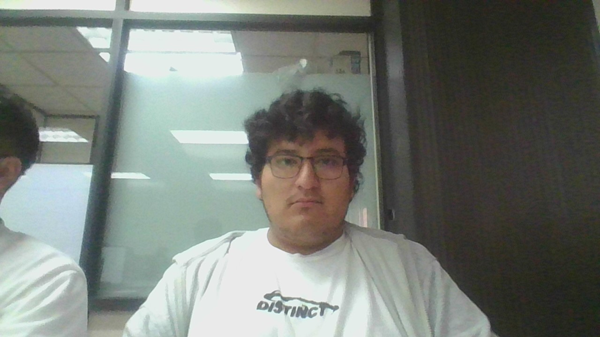
%> input picture TRABAJO EN CLASE/TRABAJOS PRIMEROS/0.bmp, 600 x 337 px
$ octave sistemas20feb.m   (GNU Octave 9; MATLAB toolbox functions it lacks are replaced by stand-ins)
%> lines starting %> are read from the running program, lines starting %| are printed output that depends on the picture
%20/02/2025
%Sistema CMY

clc
close all
clear

IMA=imread("0.bmp");
%> IMA is the input picture: size 337x600x3 uint8; mean R, G, B 120.1, 125.6, 119.5

C=255-IMA(:,:,1);
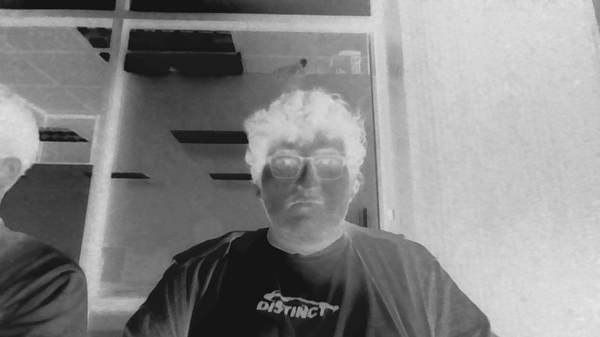
%> C: size 337x600 uint8; min 13, max 234, mean 134.9
M=255-IMA(:,:,2);
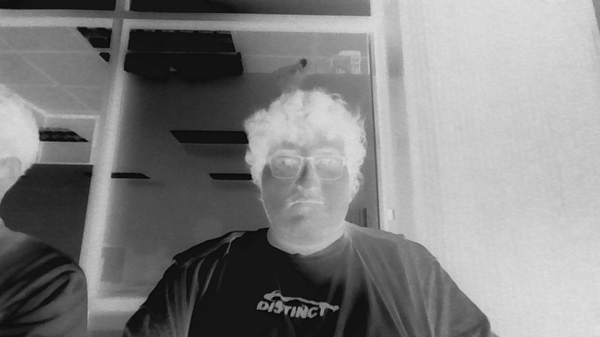
%> M: size 337x600 uint8; min 5, max 226, mean 129.4
Y=255-IMA(:,:,3);

% figure,imshow(C)
% figure,imshow(M)
% figure,imshow(Y)
%
% IMA2(:,:,1)=C;
% IMA2(:,:,2)=M;
% IMA2(:,:,3)=Y;

K=uint8(zeros(size(C)));
W=uint8(255*ones(size(C)));

IMA3(:,:,1)=C;
IMA3(:,:,2)=W;
IMA3(:,:,3)=W;
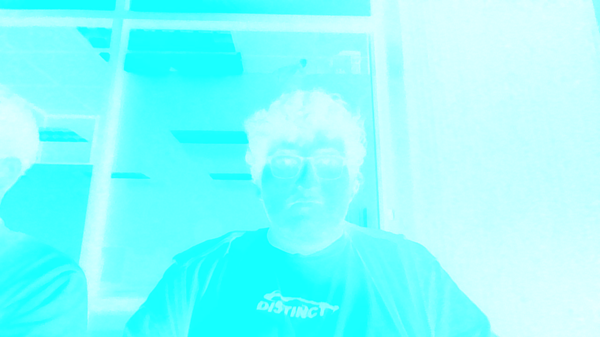
%> IMA3: size 337x600x3 uint8; mean R, G, B 134.9, 255, 255

IMA4(:,:,1)=W;
%> IMA4: size 337x600 uint8; every value is 255
IMA4(:,:,2)=M;
IMA4(:,:,3)=W;
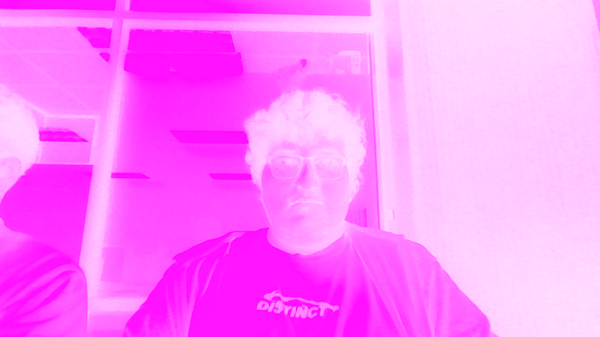
%> IMA4: size 337x600x3 uint8; mean R, G, B 255, 129.4, 255

IMA5(:,:,1)=W;
IMA5(:,:,2)=W;
IMA5(:,:,3)=Y;
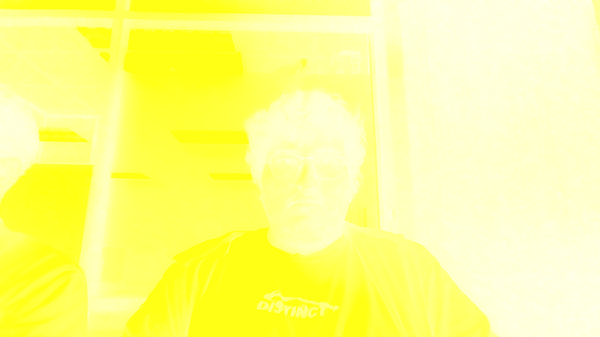
%> IMA5: size 337x600x3 uint8; mean R, G, B 255, 255, 135.5

figure,imshow(IMA3)
figure,imshow(IMA4)
figure,imshow(IMA5)

$ run again, with TRABAJO EN CLASE/TRABAJOS PRIMEROS/1.bmp copied over TRABAJO EN CLASE/TRABAJOS PRIMEROS/0.bmp
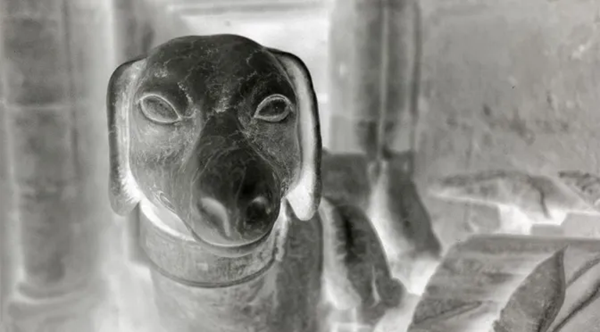
%> input picture TRABAJO EN CLASE/TRABAJOS PRIMEROS/1.bmp, 600 x 332 px
%> IMA is the input picture: size 332x600x3 uint8; mean R, G, B 141.3, 140.6, 136.1
%> `IMA4(:,:,3)=W;`:
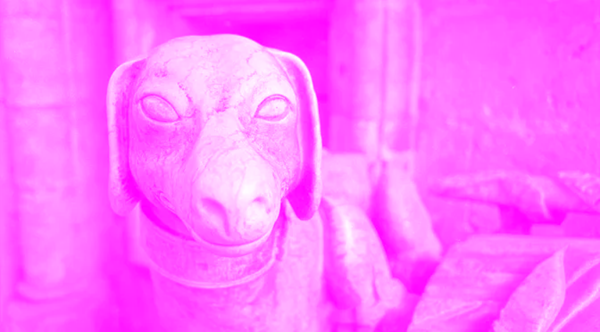
%> IMA4: size 332x600x3 uint8; mean R, G, B 255, 114.4, 255
%> `IMA5(:,:,3)=Y;`:
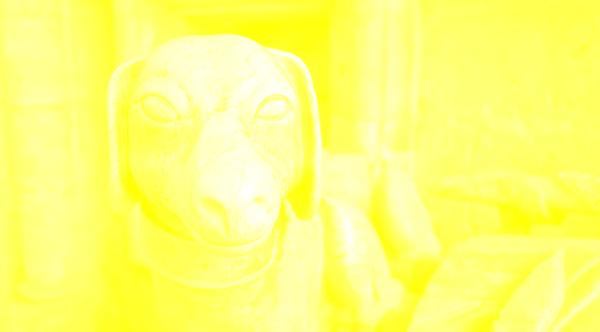
%> IMA5: size 332x600x3 uint8; mean R, G, B 255, 255, 118.9

$ run again, with TRABAJO EN CLASE/TRABAJOS PRIMEROS/2.bmp copied over TRABAJO EN CLASE/TRABAJOS PRIMEROS/0.bmp
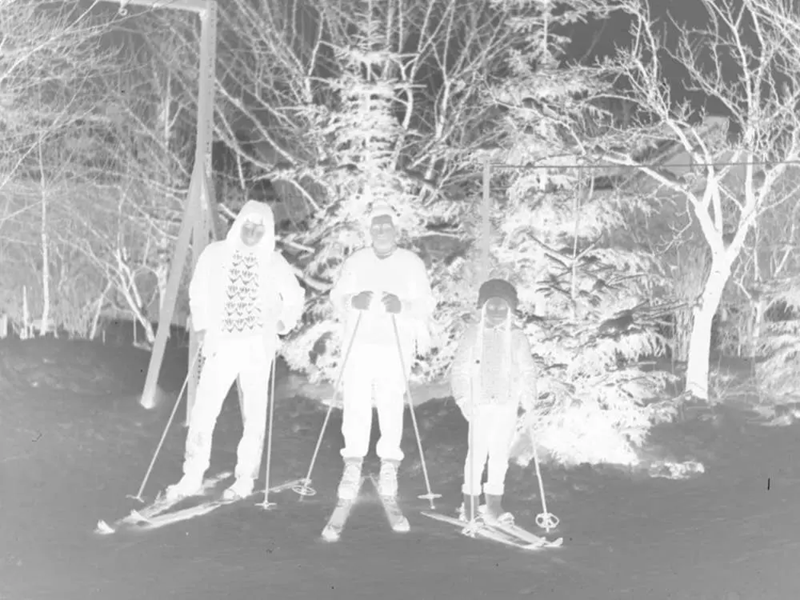
%> input picture TRABAJO EN CLASE/TRABAJOS PRIMEROS/2.bmp, 800 x 600 px
%> IMA is the input picture: size 600x800x3 uint8; mean R, G, B 174.9, 174.9, 174.9
%> `IMA4(:,:,3)=W;`:
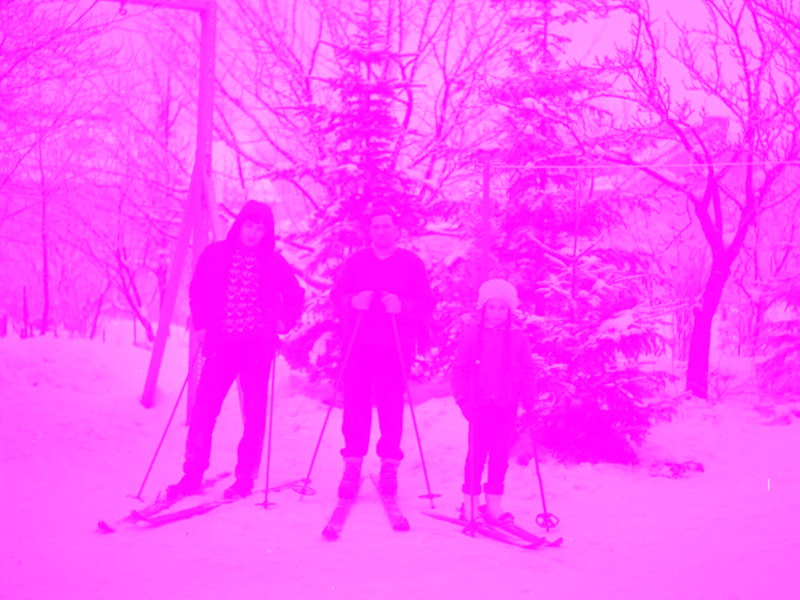
%> IMA4: size 600x800x3 uint8; mean R, G, B 255, 80.1, 255
%> `IMA5(:,:,3)=Y;`:
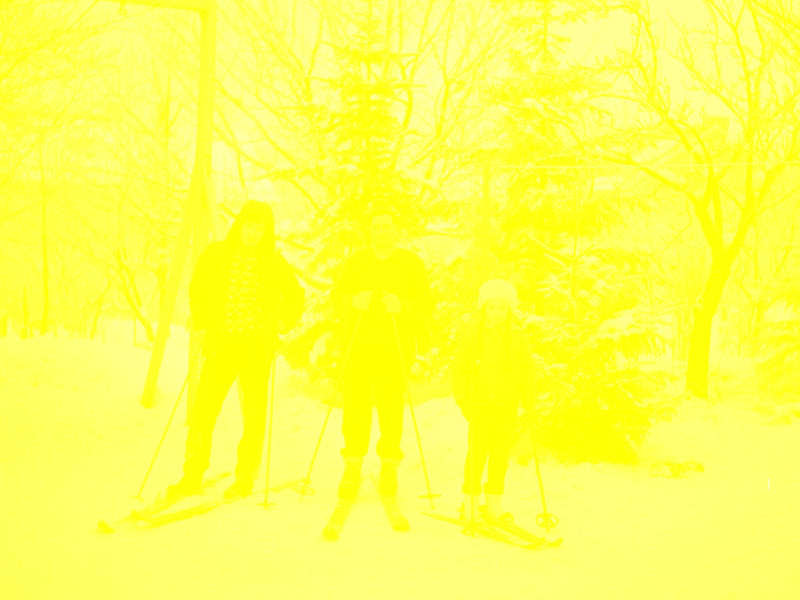
%> IMA5: size 600x800x3 uint8; mean R, G, B 255, 255, 80.1
